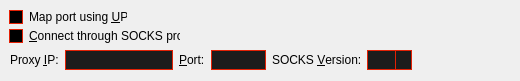
        <widget class="QWidget" name="tabNetwork">
         <attribute name="title">
          <string>&amp;Network</string>
         </attribute>
         <widget class="QCheckBox" name="mapPortUpnp">
          <property name="geometry">
           <rect>
            <x>9</x>
            <y>9</y>
            <width>118</width>
            <height>16</height>
           </rect>
          </property>
          <property name="toolTip">
           <string>Automatically open the Triangles client port on the router. This only works when your router supports UPnP and it is enabled.</string>
          </property>
          <property name="styleSheet">
           <string notr="true">QCheckBox::indicator { 
	border:1px solid #e32105;
	background-color: #000;
	}

QCheckBox::indicator:checked {
	image:url(:/icons/checkbox);
	padding: 1px;
	}</string>
          </property>
          <property name="text">
           <string>Map port using &amp;UPnP</string>
          </property>
         </widget>
         <widget class="QCheckBox" name="connectSocks">
          <property name="geometry">
           <rect>
            <x>9</x>
            <y>28</y>
            <width>171</width>
            <height>16</height>
           </rect>
          </property>
          <property name="toolTip">
           <string>Connect to the Triangles network through a SOCKS proxy (e.g. when connecting through Tor).</string>
          </property>
          <property name="styleSheet">
           <string notr="true">QCheckBox::indicator { 
	border:1px solid #e32105;
	background-color: #000;
	}

QCheckBox::indicator:checked {
	image:url(:/icons/checkbox);
	padding: 1px;
	}</string>
          </property>
          <property name="text">
           <string>&amp;Connect through SOCKS proxy:</string>
          </property>
         </widget>
         <widget class="QWidget" name="layoutWidget">
          <property name="geometry">
           <rect>
            <x>10</x>
            <y>48</y>
            <width>501</width>
            <height>24</height>
           </rect>
          </property>
          <layout class="QHBoxLayout" name="horizontalLayout">
           <item>
            <widget class="QLabel" name="proxyIpLabel">
             <property name="text">
              <string>Proxy &amp;IP:</string>
             </property>
             <property name="textFormat">
              <enum>Qt::PlainText</enum>
             </property>
             <property name="buddy">
              <cstring>proxyIp</cstring>
             </property>
            </widget>
           </item>
           <item>
            <widget class="QValidatedLineEdit" name="proxyIp">
             <property name="minimumSize">
              <size>
               <width>0</width>
               <height>20</height>
              </size>
             </property>
             <property name="maximumSize">
              <size>
               <width>140</width>
               <height>16777215</height>
              </size>
             </property>
             <property name="toolTip">
              <string>IP address of the proxy (e.g. 127.0.0.1)</string>
             </property>
             <property name="styleSheet">
              <string notr="true">QLineEdit {
	background-color: #1c1c1c;
	border: 1px solid #e32105;
	}</string>
             </property>
            </widget>
           </item>
           <item>
            <widget class="QLabel" name="proxyPortLabel">
             <property name="text">
              <string>&amp;Port:</string>
             </property>
             <property name="textFormat">
              <enum>Qt::PlainText</enum>
             </property>
             <property name="buddy">
              <cstring>proxyPort</cstring>
             </property>
            </widget>
           </item>
           <item>
            <widget class="QLineEdit" name="proxyPort">
             <property name="minimumSize">
              <size>
               <width>0</width>
               <height>20</height>
              </size>
             </property>
             <property name="maximumSize">
              <size>
               <width>55</width>
               <height>16777215</height>
              </size>
             </property>
             <property name="toolTip">
              <string>Port of the proxy (e.g. 9050)</string>
             </property>
             <property name="styleSheet">
              <string notr="true">QLineEdit {
	background-color: #1c1c1c;
	border: 1px solid #e32105;
	}</string>
             </property>
            </widget>
           </item>
           <item>
            <widget class="QLabel" name="socksVersionLabel">
             <property name="text">
              <string>SOCKS &amp;Version:</string>
             </property>
             <property name="textFormat">
              <enum>Qt::PlainText</enum>
             </property>
             <property name="buddy">
              <cstring>socksVersion</cstring>
             </property>
            </widget>
           </item>
           <item>
            <widget class="QValueComboBox" name="socksVersion">
             <property name="enabled">
              <bool>true</bool>
             </property>
             <property name="minimumSize">
              <size>
               <width>45</width>
               <height>20</height>
              </size>
             </property>
             <property name="maximumSize">
              <size>
               <width>45</width>
               <height>16777215</height>
              </size>
             </property>
             <property name="palette">
              <palette>
               <active>
                <colorrole role="WindowText">
                 <brush brushstyle="SolidPattern">
                  <color alpha="255">
                   <red>242</red>
                   <green>101</green>
                   <blue>34</blue>
                  </color>
                 </brush>
                </colorrole>
                <colorrole role="Button">
                 <brush brushstyle="SolidPattern">
                  <color alpha="255">
                   <red>28</red>
                   <green>28</green>
                   <blue>28</blue>
                  </color>
                 </brush>
                </colorrole>
                <colorrole role="Light">
                 <brush brushstyle="SolidPattern">
                  <color alpha="255">
                   <red>242</red>
                   <green>101</green>
                   <blue>34</blue>
                  </color>
                 </brush>
                </colorrole>
                <colorrole role="Dark">
                 <brush brushstyle="SolidPattern">
                  <color alpha="255">
                   <red>242</red>
                   <green>101</green>
                   <blue>34</blue>
                  </color>
                 </brush>
                </colorrole>
                <colorrole role="Text">
                 <brush brushstyle="SolidPattern">
                  <color alpha="255">
                   <red>242</red>
                   <green>101</green>
                   <blue>34</blue>
                  </color>
                 </brush>
                </colorrole>
                <colorrole role="ButtonText">
                 <brush brushstyle="SolidPattern">
                  <color alpha="255">
                   <red>242</red>
                   <green>101</green>
                   <blue>34</blue>
                  </color>
                 </brush>
                </colorrole>
                <colorrole role="Base">
                 <brush brushstyle="SolidPattern">
                  <color alpha="255">
                   <red>28</red>
                   <green>28</green>
                   <blue>28</blue>
                  </color>
                 </brush>
                </colorrole>
                <colorrole role="Window">
                 <brush brushstyle="SolidPattern">
                  <color alpha="255">
                   <red>28</red>
                   <green>28</green>
                   <blue>28</blue>
                  </color>
                 </brush>
                </colorrole>
                <colorrole role="Highlight">
                 <brush brushstyle="SolidPattern">
                  <color alpha="255">
                   <red>97</red>
                   <green>40</green>
                   <blue>14</blue>
                  </color>
                 </brush>
                </colorrole>
               </active>
               <inactive>
                <colorrole role="WindowText">
                 <brush brushstyle="SolidPattern">
                  <color alpha="255">
                   <red>242</red>
                   <green>101</green>
                   <blue>34</blue>
                  </color>
                 </brush>
                </colorrole>
                <colorrole role="Button">
                 <brush brushstyle="SolidPattern">
                  <color alpha="255">
                   <red>28</red>
                   <green>28</green>
                   <blue>28</blue>
                  </color>
                 </brush>
                </colorrole>
                <colorrole role="Light">
                 <brush brushstyle="SolidPattern">
                  <color alpha="255">
                   <red>242</red>
                   <green>101</green>
                   <blue>34</blue>
                  </color>
                 </brush>
                </colorrole>
                <colorrole role="Dark">
                 <brush brushstyle="SolidPattern">
                  <color alpha="255">
                   <red>242</red>
                   <green>101</green>
                   <blue>34</blue>
                  </color>
                 </brush>
                </colorrole>
                <colorrole role="Text">
                 <brush brushstyle="SolidPattern">
                  <color alpha="255">
                   <red>242</red>
                   <green>101</green>
                   <blue>34</blue>
                  </color>
                 </brush>
                </colorrole>
                <colorrole role="ButtonText">
                 <brush brushstyle="SolidPattern">
                  <color alpha="255">
                   <red>242</red>
                   <green>101</green>
                   <blue>34</blue>
                  </color>
                 </brush>
                </colorrole>
                <colorrole role="Base">
                 <brush brushstyle="SolidPattern">
                  <color alpha="255">
                   <red>28</red>
                   <green>28</green>
                   <blue>28</blue>
                  </color>
                 </brush>
                </colorrole>
                <colorrole role="Window">
                 <brush brushstyle="SolidPattern">
                  <color alpha="255">
                   <red>28</red>
                   <green>28</green>
                   <blue>28</blue>
                  </color>
                 </brush>
                </colorrole>
                <colorrole role="Highlight">
                 <brush brushstyle="SolidPattern">
                  <color alpha="255">
                   <red>97</red>
                   <green>40</green>
                   <blue>14</blue>
                  </color>
                 </brush>
                </colorrole>
               </inactive>
               <disabled>
                <colorrole role="WindowText">
                 <brush brushstyle="SolidPattern">
                  <color alpha="255">
                   <red>242</red>
                   <green>101</green>
                   <blue>34</blue>
                  </color>
                 </brush>
                </colorrole>
                <colorrole role="Button">
                 <brush brushstyle="SolidPattern">
                  <color alpha="255">
                   <red>28</red>
                   <green>28</green>
                   <blue>28</blue>
                  </color>
                 </brush>
                </colorrole>
                <colorrole role="Light">
                 <brush brushstyle="SolidPattern">
                  <color alpha="255">
                   <red>242</red>
                   <green>101</green>
                   <blue>34</blue>
                  </color>
                 </brush>
                </colorrole>
                <colorrole role="Dark">
                 <brush brushstyle="SolidPattern">
                  <color alpha="255">
                   <red>242</red>
                   <green>101</green>
                   <blue>34</blue>
                  </color>
                 </brush>
                </colorrole>
                <colorrole role="Text">
                 <brush brushstyle="SolidPattern">
                  <color alpha="255">
                   <red>242</red>
                   <green>101</green>
                   <blue>34</blue>
                  </color>
                 </brush>
                </colorrole>
                <colorrole role="ButtonText">
                 <brush brushstyle="SolidPattern">
                  <color alpha="255">
                   <red>242</red>
                   <green>101</green>
                   <blue>34</blue>
                  </color>
                 </brush>
                </colorrole>
                <colorrole role="Base">
                 <brush brushstyle="SolidPattern">
                  <color alpha="255">
                   <red>28</red>
                   <green>28</green>
                   <blue>28</blue>
                  </color>
                 </brush>
                </colorrole>
                <colorrole role="Window">
                 <brush brushstyle="SolidPattern">
                  <color alpha="255">
                   <red>28</red>
                   <green>28</green>
                   <blue>28</blue>
                  </color>
                 </brush>
                </colorrole>
                <colorrole role="Highlight">
                 <brush brushstyle="SolidPattern">
                  <color alpha="255">
                   <red>51</red>
                   <green>153</green>
                   <blue>255</blue>
                  </color>
                 </brush>
                </colorrole>
               </disabled>
              </palette>
             </property>
             <property name="toolTip">
              <string>SOCKS version of the proxy (e.g. 5)</string>
             </property>
             <property name="styleSheet">
              <string notr="true">QComboBox {
	border: 1px solid #e32105;
	background-color: #1c1c1c;
	}

QComboBox::drop-down {
	subcontrol-origin: padding;
	subcontrol-position: top right;
	/*width: 15px;*/
	border-left-width: 1px;
	border-left-color: #e32105;
	border-left-style: solid;
	}

QComboBox::down-arrow {
	image: url(:/icons/down_arrow);
	}

QComboBox QAbstractItemView {
	background-color: #1c1c1c;
	selection-background-color:#3d0e04;
	selection-color: #e32105; 
	border: 1px solid #e32105;
	color:#e32105;
	}</string>
             </property>
             <property name="editable">
              <bool>false</bool>
             </property>
            </widget>
           </item>
           <item>
            <spacer name="horizontalSpacer_Network">
             <property name="orientation">
              <enum>Qt::Horizontal</enum>
             </property>
             <property name="sizeHint" stdset="0">
              <size>
               <width>40</width>
               <height>20</height>
              </size>
             </property>
            </spacer>
           </item>
          </layout>
         </widget>
        </widget>
